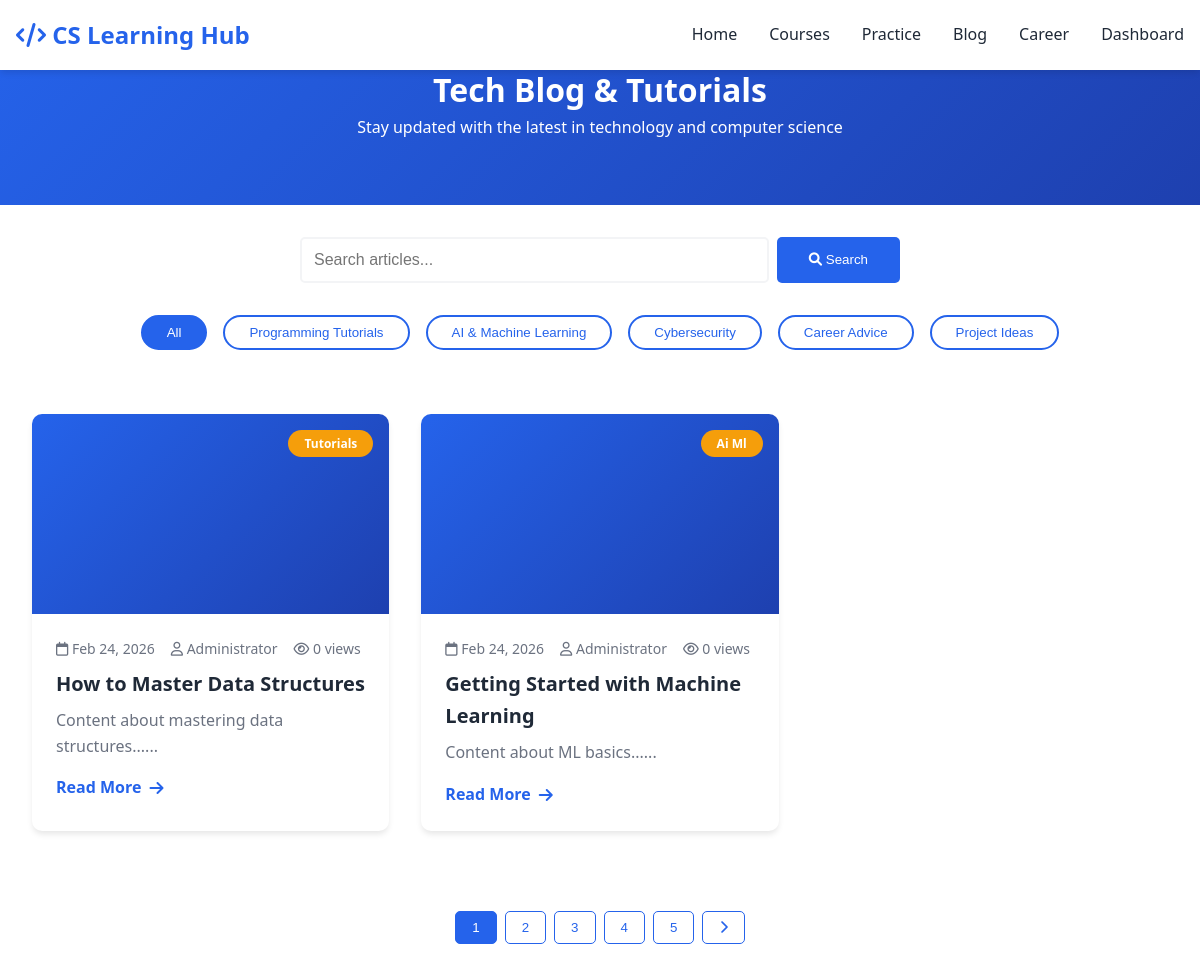
The app's page /blog.php (signed in) with its own data.
### tables this page shows
CREATE TABLE blog_posts (
    post_id INT AUTO_INCREMENT PRIMARY KEY,
    user_id INT,
    title VARCHAR(200) NOT NULL,
    content TEXT NOT NULL,
    category ENUM('tutorials', 'ai_ml', 'cybersecurity', 'career_advice', 'project_ideas') NOT NULL,
    featured_image VARCHAR(255),
    views INT DEFAULT 0,
    created_at TIMESTAMP DEFAULT CURRENT_TIMESTAMP,
    FOREIGN KEY (user_id) REFERENCES users(user_id) ON DELETE SET NULL
);

CREATE TABLE users (
    user_id INT AUTO_INCREMENT PRIMARY KEY,
    username VARCHAR(50) UNIQUE NOT NULL,
    email VARCHAR(100) UNIQUE NOT NULL,
    password VARCHAR(255) NOT NULL,
    full_name VARCHAR(100),
    role ENUM('student', 'admin') DEFAULT 'student',
    created_at TIMESTAMP DEFAULT CURRENT_TIMESTAMP
);

### blog.php (the view, shortened to what this page needs)
<?php
require_once '../includes/db_connect.php';
$posts_sql = "SELECT b.*, u.username, u.full_name
              FROM blog_posts b
              LEFT JOIN users u ON b.user_id = u.user_id
              ORDER BY b.created_at DESC";
$posts_result = $conn->query($posts_sql);
?>
<!DOCTYPE html>
<html lang="en">
<head>
    <link rel="stylesheet" href="../assets/css/style.css">
    <link rel="stylesheet" href="https://cdnjs.cloudflare.com/ajax/libs/font-awesome/6.0.0/css/all.min.css">
</head>
<body>
    <nav class="navbar">
        <div class="nav-container">
            <a href="../index.php" class="logo">
                <i class="fas fa-code"></i> CS Learning Hub
            </a>
            <ul class="nav-links">
                <li><a href="../index.php">Home</a></li>
                <li><a href="courses.php">Courses</a></li>
                <li><a href="coding.php">Practice</a></li>
                <li><a href="blog.php" class="active">Blog</a></li>
                <li><a href="career.php">Career</a></li>
                <?php if(isset($_SESSION['user_id'])): ?>
                    <li><a href="dashboard.php">Dashboard</a></li>
                <?php else: ?>
                    <li><a href="../login.php">Login</a></li>
                <?php endif; ?>
            </ul>
        </div>
    </nav>
    <div class="blog-header">
        <h1>Tech Blog & Tutorials</h1>
        <p>Stay updated with the latest in technology and computer science</p>
    </div>
    <div class="search-bar">
        <input type="text" class="search-input" id="searchInput" placeholder="Search articles...">
        <button class="search-btn" onclick="searchPosts()"><i class="fas fa-search"></i> Search</button>
    </div>
    <div class="blog-categories">
        <button class="category-btn active" data-category="all">All</button>
        <button class="category-btn" data-category="tutorials">Programming Tutorials</button>
        <button class="category-btn" data-category="ai_ml">AI & Machine Learning</button>
        <button class="category-btn" data-category="cybersecurity">Cybersecurity</button>
        <button class="category-btn" data-category="career_advice">Career Advice</button>
        <button class="category-btn" data-category="project_ideas">Project Ideas</button>
    </div>
    <div class="blog-grid" id="blogGrid">
        <?php
        if($posts_result->num_rows > 0) {
            while($post = $posts_result->fetch_assoc()) {
                $excerpt = substr(strip_tags($post['content']), 0, 150) . '...';
                $category_display = str_replace('_', ' ', $post['category']);
                ?>
                <div class="blog-card" data-category="<?php echo $post['category']; ?>" onclick="viewPost(<?php echo $post['post_id']; ?>)">
                    <div class="blog-image">
                        <span class="category-badge"><?php echo ucwords($category_display); ?></span>
                        <?php if($post['featured_image']): ?>
                            <img src="../<?php echo htmlspecialchars($post['featured_image']); ?>" alt="<?php echo htmlspecialchars($post['title']); ?>">
                        <?php else: ?>
                            <div style="width: 100%; height: 100%; background: linear-gradient(135deg, var(--primary-color), var(--secondary-color));"></div>
                        <?php endif; ?>
                    </div>
                    <div class="blog-content">
                        <div class="blog-meta">
                            <span><i class="far fa-calendar"></i> <?php echo date('M d, Y', strtotime($post['created_at'])); ?></span>
                            <span><i class="far fa-user"></i> <?php echo htmlspecialchars($post['full_name'] ?: $post['username']); ?></span>
                            <span><i class="far fa-eye"></i> <?php echo $post['views']; ?> views</span>
                        </div>
                        <h3 class="blog-title"><?php echo htmlspecialchars($post['title']); ?></h3>
                        <p class="blog-excerpt"><?php echo $excerpt; ?></p>
                        <a href="blog-post.php?id=<?php echo $post['post_id']; ?>" class="read-more">
                            Read More <i class="fas fa-arrow-right"></i>
                        </a>
                    </div>
                </div>
                <?php
            }
        }
        ?>
    </div>
    <div class="pagination">
        <button class="page-btn active">1</button>
        <button class="page-btn">2</button>
        <button class="page-btn">3</button>
        <button class="page-btn">4</button>
        <button class="page-btn">5</button>
        <button class="page-btn"><i class="fas fa-chevron-right"></i></button>
    </div>
</body>
</html>

### style.css (style rules this page uses)
* { margin: 0; padding: 0; box-sizing: border-box; }
:root { --primary-color: #2563eb; --secondary-color: #1e40af; --accent-color: #f59e0b; --text-dark: #1f2937; --text-light: #6b7280; --background-light: #f3f4f6; --white: #ffffff; --shadow: 0 4px 6px -1px rgba(0, 0, 0, 0.1); --transition: all 0.3s ease; }
body { font-family: 'Segoe UI', Tahoma, Geneva, Verdana, sans-serif; line-height: 1.6; color: var(--text-dark); }
.navbar { background: var(--white); box-shadow: var(--shadow); position: fixed; width: 100%; top: 0; z-index: 1000; animation: slideIn 0.5s ease; }
.nav-container { max-width: 1200px; margin: 0 auto; padding: 1rem; display: flex; justify-content: space-between; align-items: center; }
.logo { font-size: 1.5rem; font-weight: bold; color: var(--primary-color); text-decoration: none; transition: var(--transition); }
.nav-links { display: flex; gap: 2rem; list-style: none; }
.nav-links a { text-decoration: none; color: var(--text-dark); font-weight: 500; transition: var(--transition); position: relative; }
.nav-links a::after { content: ''; position: absolute; bottom: -5px; left: 0; width: 0; height: 2px; background: var(--primary-color); transition: var(--transition); }
.blog-grid { display: grid; grid-template-columns: repeat(auto-fill, minmax(350px, 1fr)); gap: 2rem; }
.blog-card { background: var(--white); border-radius: 10px; overflow: hidden; box-shadow: var(--shadow); transition: var(--transition); }
.blog-image { width: 100%; height: 200px; object-fit: cover; transition: var(--transition); }
.blog-content { padding: 1.5rem; }
.blog-meta { display: flex; gap: 1rem; color: var(--text-light); font-size: 0.875rem; margin-bottom: 0.5rem; }
.blog-title { font-size: 1.25rem; margin-bottom: 0.5rem; color: var(--text-dark); }
.blog-excerpt { color: var(--text-light); margin-bottom: 1rem; }

### blog.php (style rules this page uses)
.blog-header { background: linear-gradient(135deg, var(--primary-color), var(--secondary-color)); color: white; padding: 4rem 2rem; text-align: center; margin-bottom: 2rem; }
.blog-categories { display: flex; justify-content: center; gap: 1rem; flex-wrap: wrap; margin-bottom: 2rem; }
.category-btn { padding: 0.5rem 1.5rem; border: 2px solid var(--primary-color); background: transparent; color: var(--primary-color); border-radius: 25px; cursor: pointer; transition: var(--transition); font-weight: 500; }
.category-btn:hover, .category-btn.active { background: var(--primary-color); color: white; }
.blog-grid { display: grid; grid-template-columns: repeat(auto-fill, minmax(350px, 1fr)); gap: 2rem; padding: 2rem; max-width: 1400px; margin: 0 auto; }
.blog-card { background: var(--white); border-radius: 10px; overflow: hidden; box-shadow: var(--shadow); transition: var(--transition); cursor: pointer; }
.blog-image { width: 100%; height: 200px; background: linear-gradient(135deg, var(--primary-color), var(--secondary-color)); position: relative; overflow: hidden; }
.blog-content { padding: 1.5rem; }
.blog-meta { display: flex; gap: 1rem; color: var(--text-light); font-size: 0.875rem; margin-bottom: 0.5rem; }
.blog-title { font-size: 1.25rem; margin-bottom: 0.5rem; color: var(--text-dark); }
.blog-excerpt { color: var(--text-light); margin-bottom: 1rem; line-height: 1.6; }
.read-more { color: var(--primary-color); text-decoration: none; font-weight: 600; display: inline-flex; align-items: center; gap: 0.5rem; }
.category-badge { position: absolute; top: 1rem; right: 1rem; background: var(--accent-color); color: white; padding: 0.25rem 1rem; border-radius: 20px; font-size: 0.75rem; font-weight: 600; z-index: 1; }
.pagination { display: flex; justify-content: center; gap: 0.5rem; margin: 3rem 0; }
.page-btn { padding: 0.5rem 1rem; border: 1px solid var(--primary-color); background: transparent; color: var(--primary-color); border-radius: 5px; cursor: pointer; transition: var(--transition); }
.page-btn:hover, .page-btn.active { background: var(--primary-color); color: white; }
.search-bar { max-width: 600px; margin: 2rem auto; display: flex; gap: 0.5rem; }
.search-input { flex: 1; padding: 0.75rem; border: 2px solid var(--background-light); border-radius: 5px; font-size: 1rem; }
.search-btn { padding: 0.75rem 2rem; background: var(--primary-color); color: white; border: none; border-radius: 5px; cursor: pointer; transition: var(--transition); }

### records on screen
blog_posts: category "Tutorials", created_at "Feb 24, 2026", user.full_name "Administrator", views "0", title "How to Master Data Structures", content "Content about mastering data structures......"
blog_posts: category "Ai Ml", created_at "Feb 24, 2026", user.full_name "Administrator", views "0", title "Getting Started with Machine Learning", content "Content about ML basics......"
